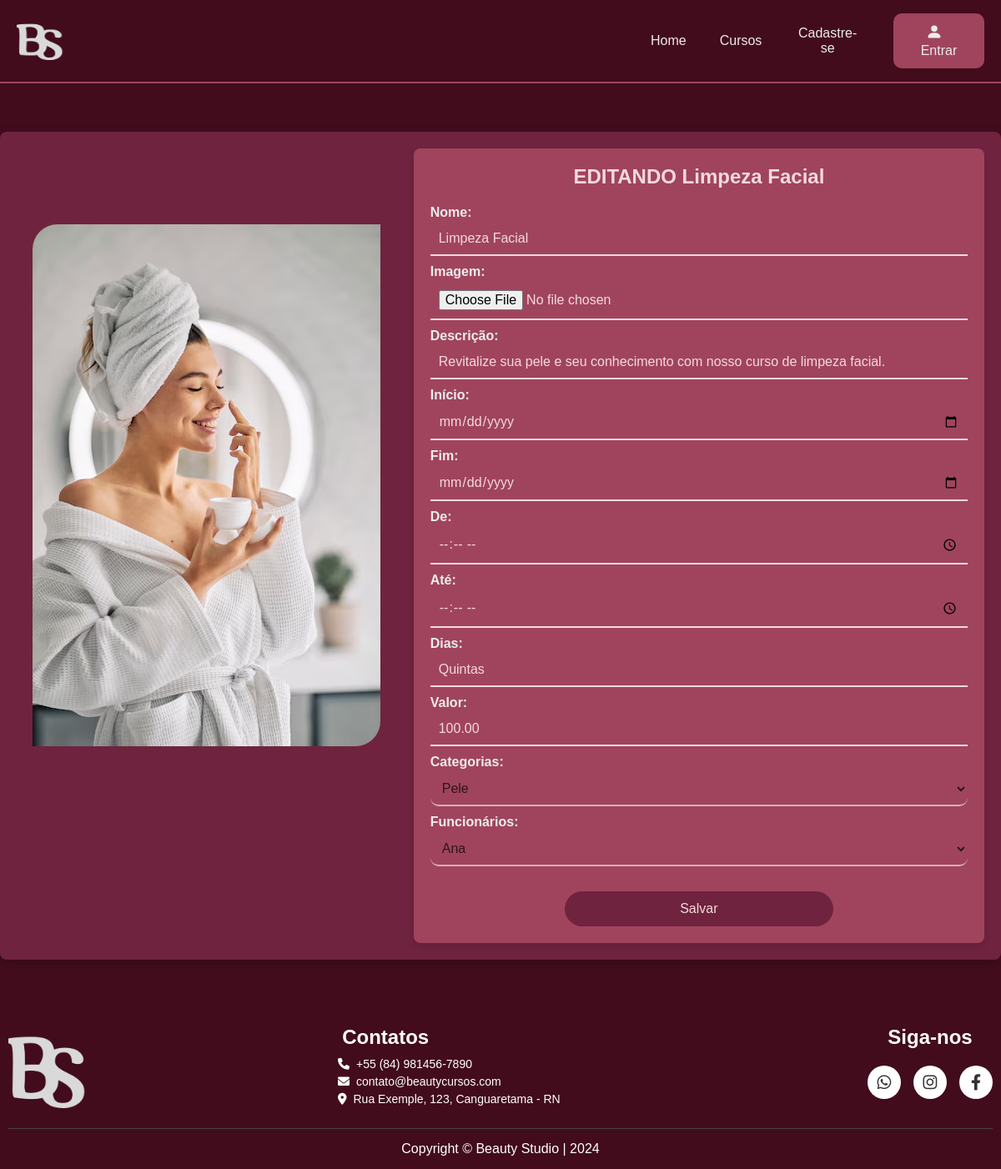
Page /edit_curso/11 on the committed database.
### BStudios/models.py (models this page shows, shortened)
class Curso(models.Model):
    idCurso = models.BigAutoField(primary_key=True)
    nome = models.CharField(max_length=100, null=False)
    image = models.ImageField(upload_to='image/curso', null=True)
    descricao = models.CharField(max_length=300, null=False)
    dataInicio = models.DateField(null=False)
    dataFim = models.DateField(null=False)
    hora_inicio = models.TimeField(null=False)
    hora_final = models.TimeField(null=False)
    dias = models.CharField(max_length=100,null=False)
    valor_cur = models.DecimalField(max_digits=10, decimal_places=2, null=False)
    fk_idCaCursos = models.ForeignKey(CaCursos, on_delete=models.CASCADE)
    fk_idFuncionario = models.ForeignKey(Funcionario, on_delete=models.CASCADE)

### BStudios/views.py (the view)
# urls.py: path('edit_curso/<idCurso>', views.edit_curso, name='edit_curso'),
def edit_curso(request, idCurso):
    categorias = CaCursos.objects.all()
    funcionarios = Funcionario.objects.all()
    edit = Curso.objects.get(idCurso=idCurso)
    curso = Curso.fk_idCaCursos
    if request.method != 'POST':
        form = CursoForm(instance=edit)
    else:
        form = CursoForm(request.POST, request.FILES, instance=edit)
        if form.is_valid():
            form.save()
            return HttpResponseRedirect(reverse('detalhes', args=[edit.idCurso]))
    context = {'edit': edit, 'curso': curso, 'form': form, 'categorias':categorias, 'funcionarios':funcionarios}
    return render(request, 'BStudios/edit_curso.html', context)

### BStudios/forms.py
class CursoForm(forms.ModelForm):
    class Meta:
        model = Curso
        fields = ['nome', 'image', 'descricao', 'dataInicio', 'dataFim', 'hora_inicio', 'hora_final', 'dias', 'valor_cur', 'fk_idCaCursos', 'fk_idFuncionario' ]
        widgets = {'descricao':forms.Textarea(attrs={'cols':9})}

### BStudios/templates/BStudios/edit_curso.html (shortened to what this page needs)
{% extends "BStudios/master.html" %}
{% load static %}
{% block content %}
<link rel="stylesheet" href="{% static 'css/edit.css' %}">
<div class="edit-curso-container">
    <div class="edit-curso-img">
        <img src="{% static 'img/beauty.png' %}" alt="Imagem lateral de uma mulher passando máscara facial">
    </div>
    <div class="edit-curso-form">
        <h1>EDITANDO {{ edit.nome }}</h1>
        <form action="{% url 'edit_curso' edit.idCurso %}" method="post" enctype="multipart/form-data">
            <div class="form-group">
                <label for="nome">Nome:</label>
                <input type="text" id="nome" name="nome" value="{{ edit.nome }}" placeholder="Digite nome do curso" required>
            </div>
            <div class="form-group">
                <label for="image">Imagem:</label>
                <input type="file" id="image" name="image" placeholder="Adicione uma imagem sobre o curso">
            </div>
            <div class="form-group">
                <label for="descricao">Descrição:</label>
                <input type="text" id="descricao" name="descricao" value="{{ edit.descricao }}" placeholder="Digite uma descrição do curso" required>
            </div>
            <div class="form-group">
                <label for="dataInicio">Início:</label>
                <input type="date" id="dataInicio" name="dataInicio" value="{{ edit.dataInicio }}" required>
            </div>
            <div class="form-group">
                <label for="dataFim">Fim:</label>
                <input type="date" id="dataFim" name="dataFim" value="{{ edit.dataFim }}" required>
            </div>
            <div class="form-group">
                <label for="hora_inicio">De:</label>
                <input type="time" id="hora_inicio" name="hora_inicio" value="{{ edit.hora_inicio }}" required>
            </div>
            <div class="form-group">
                <label for="hora_final">Até:</label>
                <input type="time" id="hora_final" name="hora_final" value="{{ edit.hora_final }}" required>
            </div>
            <div class="form-group">
                <label for="dias">Dias:</label>
                <input type="text" id="dias" name="dias" value="{{ edit.dias }}" placeholder="Digite os dias de curso" required>
            </div>
            <div class="form-group">
                <label for="valor_cur">Valor:</label>
                <input type="number" step="0.01" id="valor_cur" name="valor_cur" value="{{ edit.valor_cur }}" placeholder="Digite o valor do curso" required>
            </div>
            <div class="form-group">
                <label for="fk_idCaCursos">Categorias:</label>
                <select id="fk_idCaCursos" name="fk_idCaCursos" required>
                    {% for categoria in categorias %}
                    <option value="{{ categoria.idCaCursos }}">{{ categoria.nome }}</option>
                    {% endfor %}
                </select>
            </div>
            <div class="form-group">
                <label for="fk_idFuncionario">Funcionários:</label>
                <select id="fk_idFuncionario" name="fk_idFuncionario" required>
                    {% for funcionario in funcionarios %}
                    <option value="{{ funcionario.idFuncionario }}">{{ funcionario.nome }}</option>
                    {% endfor %}
                </select>
            </div>
            <button type="submit">Salvar</button>
        </form>
    </div>
</div>
{% endblock content %}

### BStudios/static/css/master.css (style rules this page uses)
:root { --vinhoprinci: #420c1d; --vinho: #6f233f; --vinhoclaro: #a0445d; --marromleve: #cb5c64; --vinhobb: #e490ba; --vinhclaro: #eaa59f; --brancovinho: #f4dadb; --corhover: #eaa59f5b; --fontwhite: #ececec; }
* { margin: 0; padding: 0; box-sizing: border-box; font-family: Verdana, Geneva, Tahoma, sans-serif; }

### BStudios/static/css/edit.css (style rules this page uses)
:root { --vinhoprinci: #420c1d; --vinho: #6f233f; --vinhoclaro: #a0445d; --marromleve: #cb5c64; --vinhobb: #e490ba; --vinhclaro: #eaa59f; --brancovinho: #f4dadb; --corhover: #eaa59f5b; --fontwhite: #ececec; }
body { background-color: var(--vinhoprinci); }
.edit-curso-container { display: flex; align-items: flex-start; margin: 10px auto; margin-top: 5%; max-width: 1250px; padding: 20px; gap: 20px; background-color: var(--vinho); border-radius: 8px; box-shadow: 0 4px 15px rgba(0, 0, 0, 0.2); }
.edit-curso-img { width: 40%; }
.edit-curso-img img { max-width: 100%; height: auto; border-radius: 20px; margin-top: 20%; border-radius: 30px 0px 30px 0px; }
.edit-curso-form { width: 60%; padding: 20px; background-color: var(--vinhoclaro); border-radius: 8px; box-shadow: 0 4px 10px rgba(0, 0, 0, 0.1); }
.edit-curso-form h1 { margin-bottom: 20px; font-weight: bold; color: var(--brancovinho); font-size: 24px; }
.form-group { margin-bottom: 10px; }
.form-group label { display: block; margin-bottom: 3px; text-align: left; color: var(--fontwhite); font-weight: bold; }
.form-group input, .form-group select { width: 100%; padding: 10px; border: none; border-bottom: 2px solid var(--brancovinho); background-color: transparent; color: var(--brancovinho); font-size: 16px; outline: none; }
.form-group input::placeholder, .form-group select { color: black; border-radius: 10px; opacity: 0.7; }
button { margin-top: 20px; background-color: var(--vinho); border: none; padding: 12px 35px; color: var(--brancovinho); font-size: 16px; width: 50%; border-radius: 25px; cursor: pointer; transition: background-color 0.3s, color 0.3s; }

### rows in the picture
Curso: nome "Limpeza Facial", descricao "Revitalize sua pele e seu conhecimento com nosso curso de limpeza facial.", dias "Quintas", valor_cur "100.00"

### other values in the picture
form field fk_idCaCursos "Pele"
form field fk_idFuncionario "Ana"
